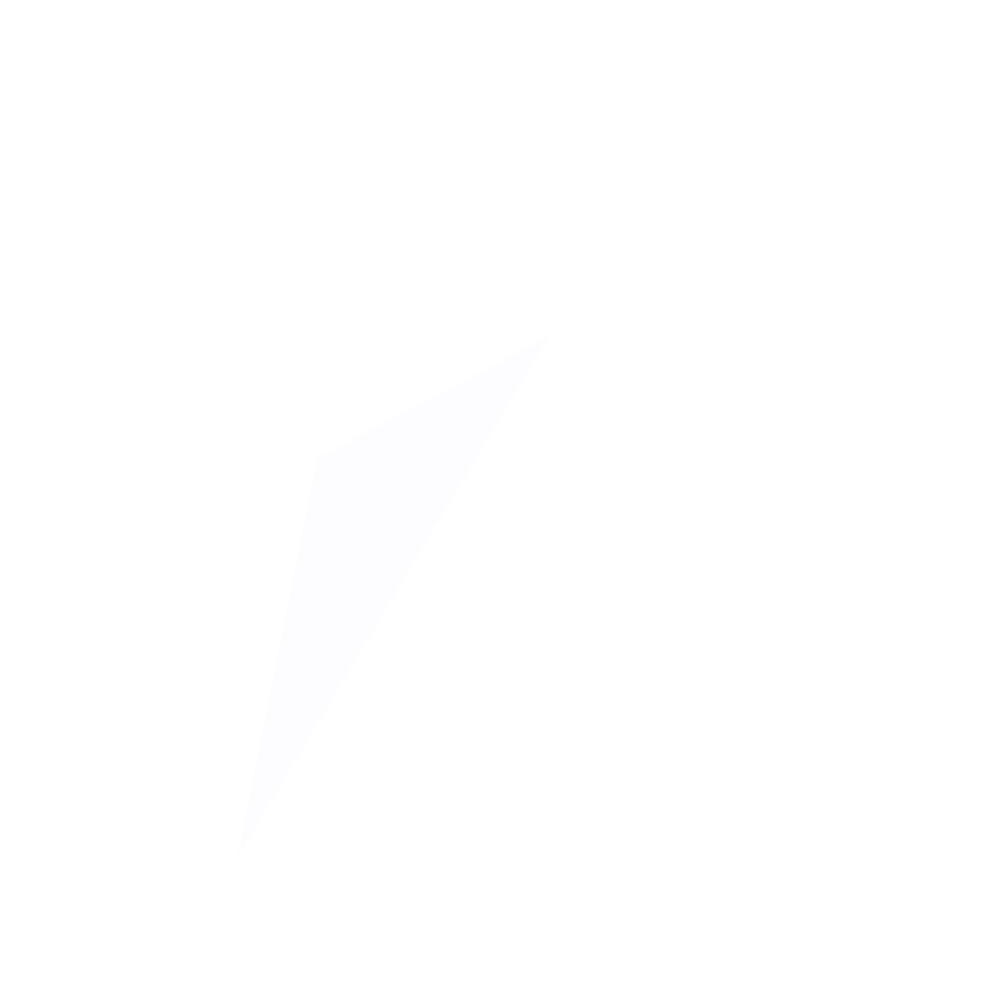
Frame 1 (no input)
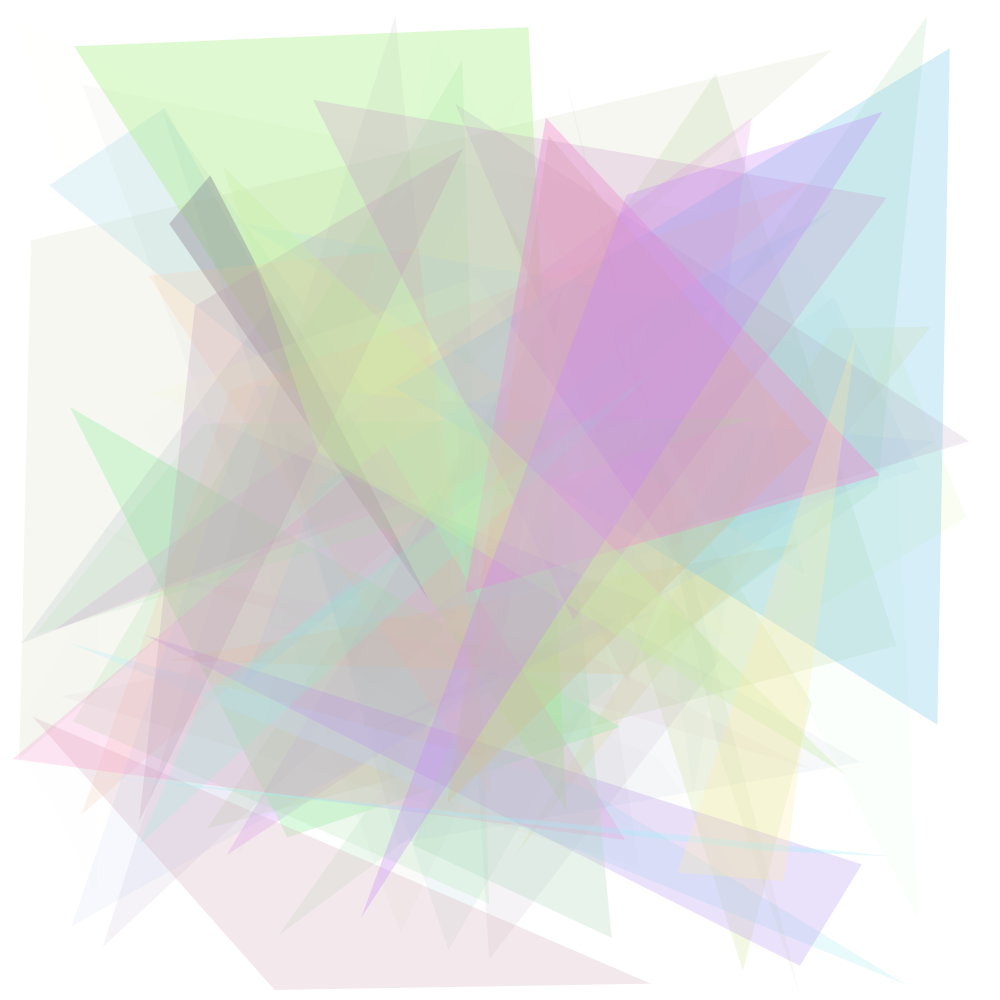
Frame 60 (the mouse pressed at the canvas centre just before this capture)
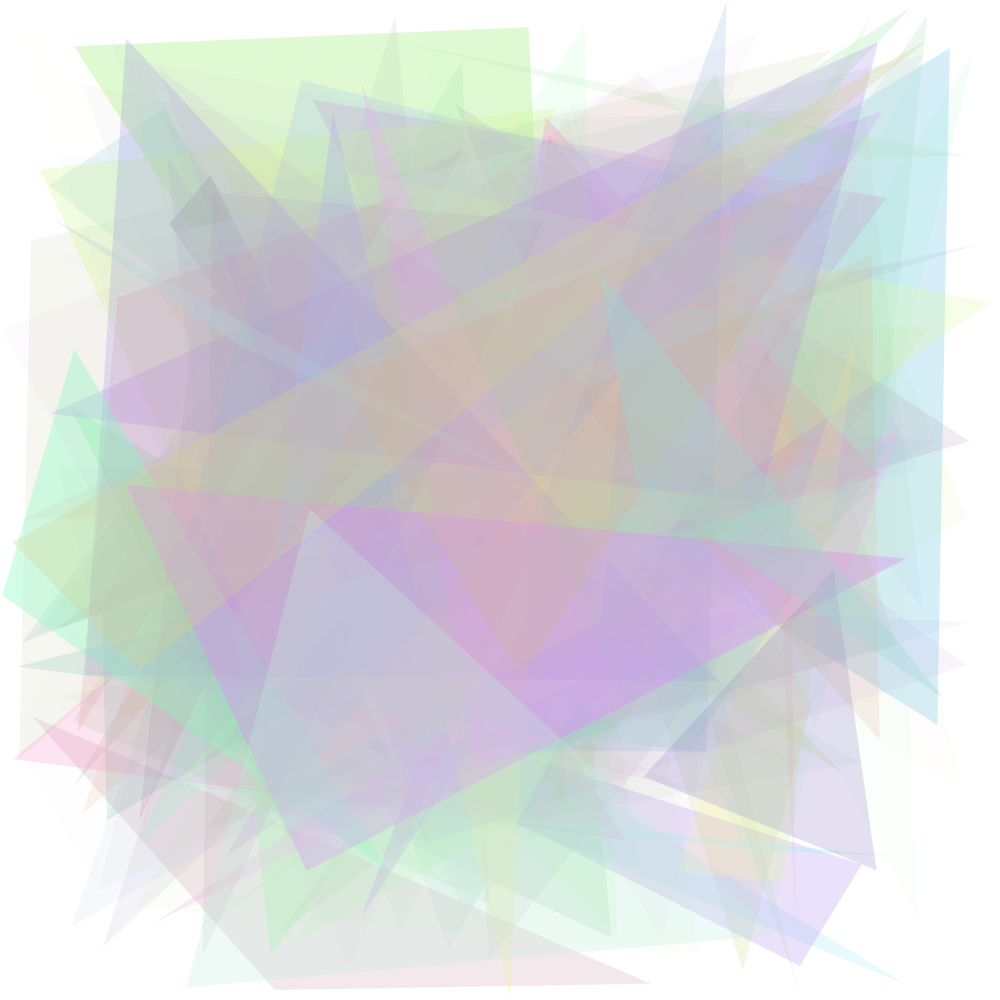
Frame 120 (the mouse held since frame 60 and released just before this capture)

The Processing sketch that drew these frames (run headless with seeded random() and noise(); from frame 60 on, the mouse is pressed at the canvas centre):

// Processing sketch: processing_161617
// ── processing_161617.pde

int th = 1000;


void setup() {
  size(1000, 1000);
  background(255);
  frameRate(20);
  noStroke();
}

void draw() {
  float c1 = random(128, 255);
  float c2 = random(128, 255);
  float c3 = random(128, 255);
  float a1 = random(th);
  float a2 = random(th);
  float a3 = random(th);
  float a4 = random(th);
  float a5 = random(th);
  float a6 = random(th);
  float o = random(100);
  float size = 100;
  fill(c1,c2,c3,o);
  triangle(a1,a2,a3,a4,a5,a6);
}
void mouseClicked(){
background(255);
}
